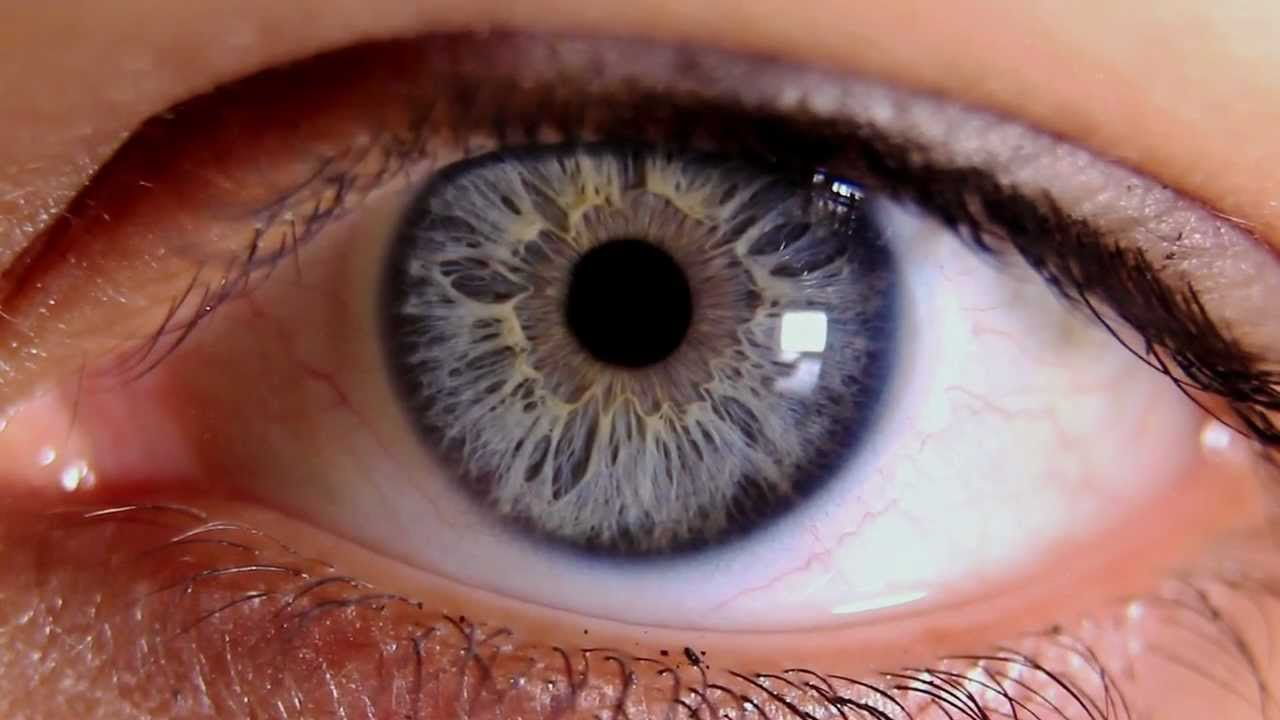
%> input picture frankcorneliusmartin-IrisAlgorithms-4e56f6a/Example2.jpg, 1280 x 720 px
$ octave --eval "result = daugmanCircleDetection;"   (GNU Octave 9; MATLAB toolbox functions it lacks are replaced by stand-ins)
%> lines starting %> are read from the running program, lines starting %| are printed output that depends on the picture
function [minX, minY, minR, image] = daugmanCircleDetection( image , varargin )
%> called with image = -39.77
%LBDaugmans (LB = Limbus Boundary) function that segments the limbus in an eye
%   image. This function finds the limbus boundary using the method as
%   described by (1) and (2), commonly called Daugmans method.
%
%   SYNOPSIS
%       - [minX, minY, minR, image] = SBDaugmans()
%       - [minX, minY, minR, image] = SBDaugmans( img )
%       - [minX, minY, minR, image] = SBDaugmans( img , 'Feature', 'limbus')
%       - [minX, minY, minR, image] = SBDaugmans( img , 'DebugMode', 1)
%       - [minX, minY, minR, image] = SBDaugmans( img , 'EstimatedCenter', [200,400])
%
%   INPUTS
%       - image <optional>, <double>
%           Eye image from the cassini, preferably a NIR image. If no image
%           is supplied, a pop up will ask to select one.
%       - varargin <optional>,  input scheme
%           'DebugMode': {0: off, 1: on} - if set to 1 shows extra info
%           'EstimatedCenter': <double 2x1> - position of the pupil center
%           'Feature': {'limbus', 'pupil'} - which feature need to be detected
%           'ASSStepSize': <double> - Stepsize of the Shrinking in ASSStack
%           'ASSFinalSize': <double 2x1> - the maximum size of the smallest
%               layer in ASSStack
%
%   OUTPUT
%       - minX <double>
%            Containing the center x-position
%       - minY <double>
%            Containing the center y-position
%       - minR <double>
%            Containing the radius
%       - image <double>
%            Input image plus detected limbus or pupil
% - - - - - - - - - - - - - - - - - - - - - - - - - - - - - - - - - - - - -

    % if no image is provided, gui to the file
    if nargin < 1
        [filename,pathname,~] = uigetfile({'*.png';'*.jpg'},'Select Eye-image');
%> the answer given: Example2.jpg
        image = imread([pathname, filesep, filename]);
%> image is the input picture: size 720x1280x3 uint8; mean R, G, B 138.6, 98, 92.2
    end

    if(size(image, 3) == 3) % if RGB image is inputted
        image = rgb2gray(image);
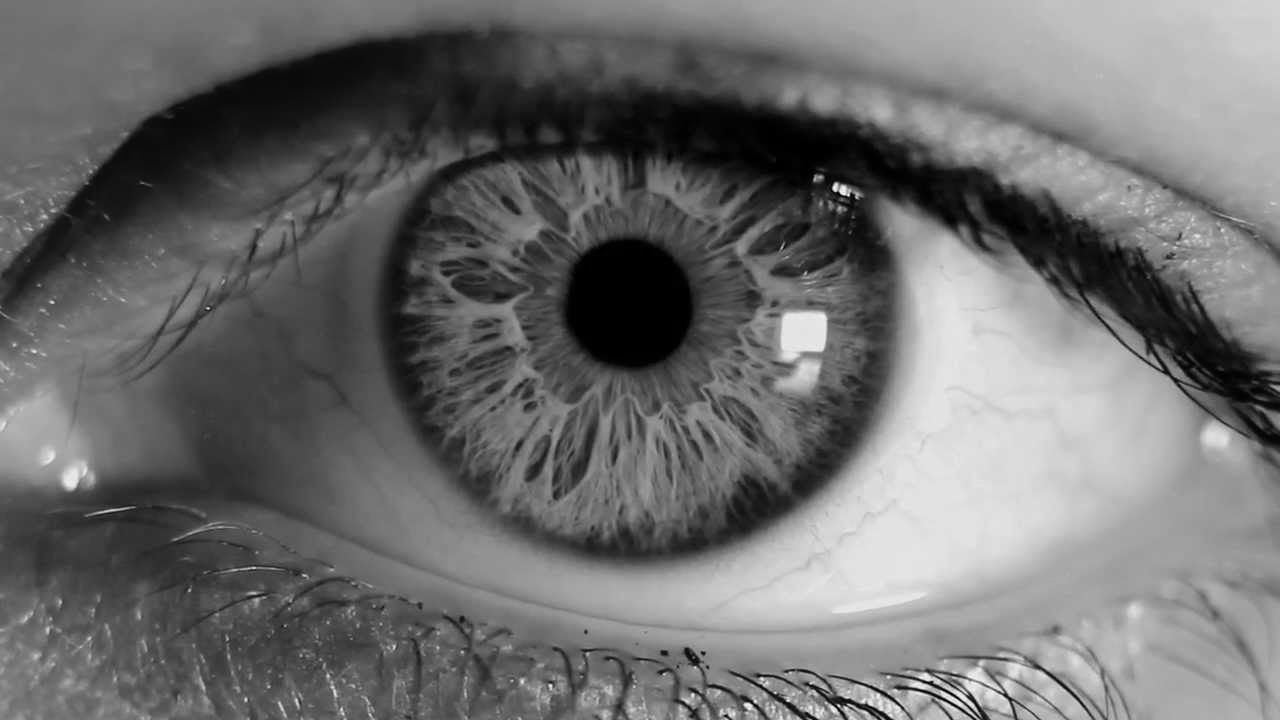
%> image: size 720x1280 uint8; min 0, max 254, mean 109.5
    end

    % Check/read the input
    p = inputParser;
    addRequired(p, 'image', @ismatrix);
    addOptional(p, 'DebugMode', 0);
    addOptional(p, 'EstimatedCenter',0);
    addOptional(p, 'Feature', 'limbus', @(x) any(validatestring(x,{'pupil','limbus'})));
    addOptional(p, 'ASSStepSize',2,@isnumeric);
    addOptional(p, 'ASSFinalSize',0);
    parse(p,image,varargin{:});

    debugMode = p.Results.DebugMode;
    estimatedCenter = p.Results.EstimatedCenter;
    feature = p.Results.Feature;
    stepSize = p.Results.ASSStepSize;
    finalSize = p.Results.ASSFinalSize;

    % set parameters according to feature
    if strcmp(feature,'pupil')
        finalSize_temp = [21, 21];
        minR = 2;
        rRange = [0.2, 1.2];
        sampleShape = 'circle';
    elseif strcmp(feature, 'limbus')
        finalSize_temp = [25, 25];
        minR = 9;
        rRange = [0.5, 1.5];
        sampleShape = 'bowtie';
    end

    if ~finalSize
        finalSize = finalSize_temp;
    end

    % Save original image
    input_image = image;


    % pre-processing
    image=imcomplement(imfill(imcomplement(image),'holes'));
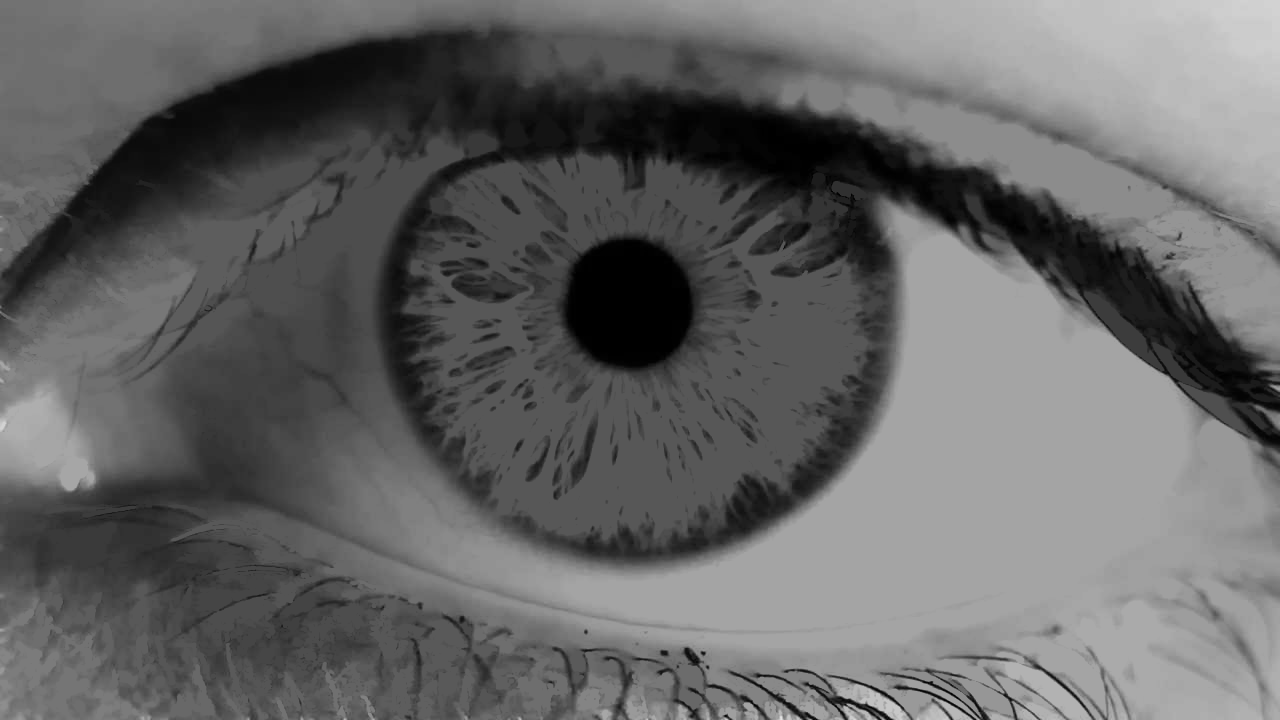
%> image: size 720x1280 uint8; min 0, max 227, mean 101.2

    % Save pre-processed image
    if debugMode
        pre_image = image;
    end

    % Create an Average Square Schrinking Stack, the maximum size of the
    % smallest shrunken image is 11x11 pixels.
%> (the run ends here)
